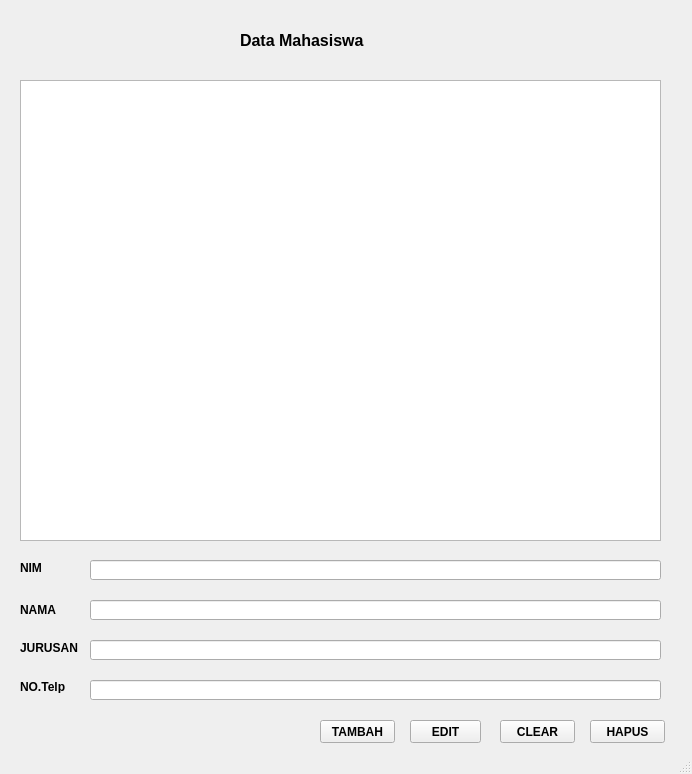
<?xml version="1.0" encoding="UTF-8"?>
<ui version="4.0">
 <class>MainWindow</class>
 <widget class="QMainWindow" name="MainWindow">
  <property name="geometry">
   <rect>
    <x>0</x>
    <y>0</y>
    <width>692</width>
    <height>774</height>
   </rect>
  </property>
  <property name="windowTitle">
   <string>MainWindow</string>
  </property>
  <widget class="QWidget" name="centralwidget">
   <widget class="QLabel" name="label">
    <property name="geometry">
     <rect>
      <x>240</x>
      <y>30</y>
      <width>151</width>
      <height>21</height>
     </rect>
    </property>
    <property name="font">
     <font>
      <pointsize>12</pointsize>
      <weight>75</weight>
      <bold>true</bold>
     </font>
    </property>
    <property name="text">
     <string>Data Mahasiswa</string>
    </property>
   </widget>
   <widget class="QWidget" name="gridLayoutWidget">
    <property name="geometry">
     <rect>
      <x>20</x>
      <y>80</y>
      <width>641</width>
      <height>461</height>
     </rect>
    </property>
    <layout class="QGridLayout" name="gridLayout">
     <item row="0" column="0">
      <widget class="QTextEdit" name="textEdit"/>
     </item>
    </layout>
   </widget>
   <widget class="QLabel" name="label_2">
    <property name="geometry">
     <rect>
      <x>20</x>
      <y>560</y>
      <width>51</width>
      <height>16</height>
     </rect>
    </property>
    <property name="font">
     <font>
      <weight>75</weight>
      <bold>true</bold>
     </font>
    </property>
    <property name="text">
     <string>NIM</string>
    </property>
   </widget>
   <widget class="QLabel" name="label_3">
    <property name="geometry">
     <rect>
      <x>20</x>
      <y>600</y>
      <width>41</width>
      <height>20</height>
     </rect>
    </property>
    <property name="font">
     <font>
      <weight>75</weight>
      <bold>true</bold>
     </font>
    </property>
    <property name="text">
     <string>NAMA</string>
    </property>
   </widget>
   <widget class="QLabel" name="label_4">
    <property name="geometry">
     <rect>
      <x>20</x>
      <y>640</y>
      <width>61</width>
      <height>16</height>
     </rect>
    </property>
    <property name="font">
     <font>
      <weight>75</weight>
      <bold>true</bold>
     </font>
    </property>
    <property name="text">
     <string>JURUSAN</string>
    </property>
   </widget>
   <widget class="QLabel" name="label_5">
    <property name="geometry">
     <rect>
      <x>20</x>
      <y>680</y>
      <width>47</width>
      <height>13</height>
     </rect>
    </property>
    <property name="font">
     <font>
      <weight>75</weight>
      <bold>true</bold>
     </font>
    </property>
    <property name="text">
     <string>NO.Telp</string>
    </property>
   </widget>
   <widget class="QLineEdit" name="lineEdit">
    <property name="geometry">
     <rect>
      <x>90</x>
      <y>560</y>
      <width>571</width>
      <height>20</height>
     </rect>
    </property>
   </widget>
   <widget class="QLineEdit" name="lineEdit_2">
    <property name="geometry">
     <rect>
      <x>90</x>
      <y>600</y>
      <width>571</width>
      <height>20</height>
     </rect>
    </property>
   </widget>
   <widget class="QLineEdit" name="lineEdit_3">
    <property name="geometry">
     <rect>
      <x>90</x>
      <y>680</y>
      <width>571</width>
      <height>20</height>
     </rect>
    </property>
   </widget>
   <widget class="QLineEdit" name="lineEdit_4">
    <property name="geometry">
     <rect>
      <x>90</x>
      <y>640</y>
      <width>571</width>
      <height>20</height>
     </rect>
    </property>
   </widget>
   <widget class="QPushButton" name="pushButton">
    <property name="geometry">
     <rect>
      <x>320</x>
      <y>720</y>
      <width>75</width>
      <height>23</height>
     </rect>
    </property>
    <property name="font">
     <font>
      <weight>75</weight>
      <bold>true</bold>
     </font>
    </property>
    <property name="text">
     <string>TAMBAH</string>
    </property>
   </widget>
   <widget class="QPushButton" name="pushButton_2">
    <property name="geometry">
     <rect>
      <x>410</x>
      <y>720</y>
      <width>71</width>
      <height>23</height>
     </rect>
    </property>
    <property name="font">
     <font>
      <weight>75</weight>
      <bold>true</bold>
     </font>
    </property>
    <property name="text">
     <string>EDIT</string>
    </property>
   </widget>
   <widget class="QPushButton" name="pushButton_3">
    <property name="geometry">
     <rect>
      <x>590</x>
      <y>720</y>
      <width>75</width>
      <height>23</height>
     </rect>
    </property>
    <property name="font">
     <font>
      <weight>75</weight>
      <bold>true</bold>
     </font>
    </property>
    <property name="text">
     <string>HAPUS</string>
    </property>
   </widget>
   <widget class="QPushButton" name="pushButton_4">
    <property name="geometry">
     <rect>
      <x>500</x>
      <y>720</y>
      <width>75</width>
      <height>23</height>
     </rect>
    </property>
    <property name="font">
     <font>
      <weight>75</weight>
      <bold>true</bold>
     </font>
    </property>
    <property name="text">
     <string>CLEAR</string>
    </property>
   </widget>
  </widget>
  <widget class="QStatusBar" name="statusbar"/>
 </widget>
 <resources/>
 <connections/>
</ui>
